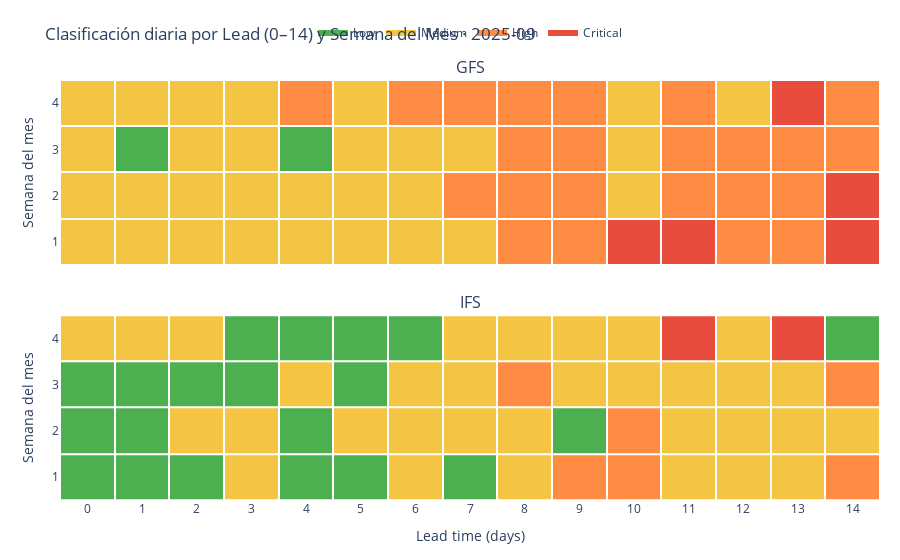

The notebook cell saved with this chart:
### Code cell
import numpy as np
import pandas as pd
import plotly.graph_objects as go
from plotly.subplots import make_subplots

# ---------------------------
# 1) Dataset sintético (mismo esquema)
# ---------------------------
np.random.seed(1)
today = pd.Timestamp.today().normalize()
start = today - pd.Timedelta(days=70)

dates = pd.date_range(start, today, freq="D")
models = ["gfs", "ifs"]
rows = []
for m in models:
    for d in dates:
        for L in range(0, 15):  # 0–14
            init = d - pd.Timedelta(days=L)
            obs = np.clip(np.random.normal(8, 2.5), 0, None)
            fc = obs + np.random.normal(0, (1.2 if m=="gfs" else 0.9) * (1 + 0.15*L))
            rows.append([d, init, L, obs, fc, m])

df = pd.DataFrame(rows, columns=["date","initDate","lead_days","obsWind","fcWind","model"])

# ---------------------------
# 2) Métrica y clasificación
# ---------------------------
df["abs_error"] = (df["fcWind"] - df["obsWind"]).abs()

# thresholds (ajústalos a tu criterio)
bins = [-np.inf, 1, 2, 3, np.inf]
labels = ["Low","Medium","High","Critical"]

# ---------------------------
# 3) Filtrar al mes más reciente y semanas 1–4 del mes
# ---------------------------
df["month"] = df["date"].dt.to_period("M")
last_month = df["month"].max()
df = df[df["month"] == last_month].copy()

# semana del mes (1..5); nos quedamos con 1..4
df["week_of_month"] = df["date"].apply(lambda d: (d.day-1)//7 + 1)
df = df[df["week_of_month"].between(1,4)]

# ---------------------------
# 4) Agregación diaria -> promedio por (model, week_of_month, lead_days)
# ---------------------------
daily = (
    df.groupby(["model","week_of_month","lead_days"], as_index=False)["abs_error"]
      .mean()
      .rename(columns={"abs_error":"mean_abs_error"})
)
daily["class"] = pd.cut(daily["mean_abs_error"], bins=bins, labels=labels, right=False)

# dominios
weeks = [1,2,3,4]
leads = list(range(0,15))

# ---------------------------
# 5) Construir matrices por clase (una traza por clase)
# ---------------------------
class_to_code = {"Low":0, "Medium":1, "High":2, "Critical":3}
code_colors = {
    "Low":     "#4CAF50",
    "Medium":  "#F4C542",
    "High":    "#FF8C42",
    "Critical":"#E74C3C"
}

def matrices_por_clase(model_name):
    """Devuelve un dict: clase -> matriz (4 x 15) con NaN fuera de la clase."""
    sub = daily[daily["model"]==model_name].copy()
    # grid completo
    idx = pd.MultiIndex.from_product([weeks, leads], names=["week_of_month","lead_days"])
    sub = sub.set_index(["week_of_month","lead_days"]).reindex(idx).reset_index()
    out = {}
    for cls in labels:
        mask = (sub["class"] == cls).astype(float)
        # donde no es la clase -> NaN
        mask[mask == 0.0] = np.nan
        out[cls] = mask.values.reshape(len(weeks), len(leads))
    return out

Z_gfs = matrices_por_clase("gfs")
Z_ifs = matrices_por_clase("ifs")

# ---------------------------
# 6) Figura: 2 filas (GFS, IFS) y leyenda compartida por clase
# ---------------------------
fig = make_subplots(
    rows=2, cols=1,
    subplot_titles=("GFS", "IFS"),
    shared_xaxes=True,
    vertical_spacing=0.12
)

def add_panel(Z_dict, row, showlegend=False):
    for cls in labels:
        fig.add_trace(
            go.Heatmap(
                z=Z_dict[cls],
                x=leads,
                y=weeks,
                colorscale=[[0, code_colors[cls]], [1, code_colors[cls]]],  # color sólido
                zmin=0, zmax=1,
                showscale=False,
                xgap=2, ygap=2,
                hovertemplate=(
                    "Lead: %{x} días<br>"
                    "Semana del mes: %{y}<br>"
                    f"Clase: {cls}<extra></extra>"
                ),
                name=cls,
                legendgroup=cls,         # MISMO grupo por clase
                showlegend=showlegend,   # solo en la primera fila mostramos leyenda
            ),
            row=row, col=1
        )

# primera fila muestra leyenda
add_panel(Z_gfs, row=1, showlegend=True)
# segunda fila oculta leyenda, pero comparte legendgroup (togglegroup afectará ambos)
add_panel(Z_ifs, row=2, showlegend=False)

fig.update_xaxes(title="Lead time (days)", row=2, col=1, dtick=1)
fig.update_yaxes(title="Semana del mes", row=1, col=1, dtick=1)
fig.update_yaxes(title="Semana del mes", row=2, col=1, dtick=1)

fig.update_layout(
    title=f"Clasificación diaria por Lead (0–14) y Semana del Mes · {str(last_month)}",
    margin=dict(t=80, r=20, b=60, l=60),
    plot_bgcolor="white",
    paper_bgcolor="white",
    legend=dict(
        orientation="h",
        yanchor="bottom", y=1.08,
        xanchor="center", x=0.5
    ),
    legend_groupclick="togglegroup"   # <-- click en una clase oculta/mostrar ambas filas
)

fig.show()

### Figure 1 — Plotly figure (JSON) as saved in the notebook; plotly's stock layout.template omitted (floating-point values rounded to 4 significant figures)
{"data": [{"colorscale": [[0, "#4CAF50"], [1, "#4CAF50"]], "hovertemplate": "Lead: %{x} días<br>Semana del mes: %{y}<br>Clase: Low<extra></extra>", "legendgroup": "Low", "name": "Low", "showlegend": true, "showscale": false, "type": "heatmap", "x": [0, 1, 2, 3, 4, 5, 6, 7, 8, 9, 10, 11, 12, 13, 14], "xaxis": "x", "xgap": 2, "y": [1, 2, 3, 4], "yaxis": "y", "ygap": 2, "z": [[NaN, NaN, NaN, NaN, NaN, NaN, NaN, NaN, NaN, NaN, NaN, NaN, NaN, NaN, NaN], [NaN, NaN, NaN, NaN, NaN, NaN, NaN, NaN, NaN, NaN, NaN, NaN, NaN, NaN, NaN], [NaN, 1.0, NaN, NaN, 1.0, NaN, NaN, NaN, NaN, NaN, NaN, NaN, NaN, NaN, NaN], [NaN, NaN, NaN, NaN, NaN, NaN, NaN, NaN, NaN, NaN, NaN, NaN, NaN, NaN, NaN]], "zmax": 1, "zmin": 0}, {"colorscale": [[0, "#F4C542"], [1, "#F4C542"]], "hovertemplate": "Lead: %{x} días<br>Semana del mes: %{y}<br>Clase: Medium<extra></extra>", "legendgroup": "Medium", "name": "Medium", "showlegend": true, "showscale": false, "type": "heatmap", "x": [0, 1, 2, 3, 4, 5, 6, 7, 8, 9, 10, 11, 12, 13, 14], "xaxis": "x", "xgap": 2, "y": [1, 2, 3, 4], "yaxis": "y", "ygap": 2, "z": [[1.0, 1.0, 1.0, 1.0, 1.0, 1.0, 1.0, 1.0, NaN, NaN, NaN, NaN, NaN, NaN, NaN], [1.0, 1.0, 1.0, 1.0, 1.0, 1.0, 1.0, NaN, NaN, NaN, 1.0, NaN, NaN, NaN, NaN], [1.0, NaN, 1.0, 1.0, NaN, 1.0, 1.0, 1.0, NaN, NaN, 1.0, NaN, NaN, NaN, NaN], [1.0, 1.0, 1.0, 1.0, NaN, 1.0, NaN, NaN, NaN, NaN, 1.0, NaN, 1.0, NaN, NaN]], "zmax": 1, "zmin": 0}, {"colorscale": [[0, "#FF8C42"], [1, "#FF8C42"]], "hovertemplate": "Lead: %{x} días<br>Semana del mes: %{y}<br>Clase: High<extra></extra>", "legendgroup": "High", "name": "High", "showlegend": true, "showscale": false, "type": "heatmap", "x": [0, 1, 2, 3, 4, 5, 6, 7, 8, 9, 10, 11, 12, 13, 14], "xaxis": "x", "xgap": 2, "y": [1, 2, 3, 4], "yaxis": "y", "ygap": 2, "z": [[NaN, NaN, NaN, NaN, NaN, NaN, NaN, NaN, 1.0, 1.0, NaN, NaN, 1.0, 1.0, NaN], [NaN, NaN, NaN, NaN, NaN, NaN, NaN, 1.0, 1.0, 1.0, NaN, 1.0, 1.0, 1.0, NaN], [NaN, NaN, NaN, NaN, NaN, NaN, NaN, NaN, 1.0, 1.0, NaN, 1.0, 1.0, 1.0, 1.0], [NaN, NaN, NaN, NaN, 1.0, NaN, 1.0, 1.0, 1.0, 1.0, NaN, 1.0, NaN, NaN, 1.0]], "zmax": 1, "zmin": 0}, {"colorscale": [[0, "#E74C3C"], [1, "#E74C3C"]], "hovertemplate": "Lead: %{x} días<br>Semana del mes: %{y}<br>Clase: Critical<extra></extra>", "legendgroup": "Critical", "name": "Critical", "showlegend": true, "showscale": false, "type": "heatmap", "x": [0, 1, 2, 3, 4, 5, 6, 7, 8, 9, 10, 11, 12, 13, 14], "xaxis": "x", "xgap": 2, "y": [1, 2, 3, 4], "yaxis": "y", "ygap": 2, "z": [[NaN, NaN, NaN, NaN, NaN, NaN, NaN, NaN, NaN, NaN, 1.0, 1.0, NaN, NaN, 1.0], [NaN, NaN, NaN, NaN, NaN, NaN, NaN, NaN, NaN, NaN, NaN, NaN, NaN, NaN, 1.0], [NaN, NaN, NaN, NaN, NaN, NaN, NaN, NaN, NaN, NaN, NaN, NaN, NaN, NaN, NaN], [NaN, NaN, NaN, NaN, NaN, NaN, NaN, NaN, NaN, NaN, NaN, NaN, NaN, 1.0, NaN]], "zmax": 1, "zmin": 0}, {"colorscale": [[0, "#4CAF50"], [1, "#4CAF50"]], "hovertemplate": "Lead: %{x} días<br>Semana del mes: %{y}<br>Clase: Low<extra></extra>", "legendgroup": "Low", "name": "Low", "showlegend": false, "showscale": false, "type": "heatmap", "x": [0, 1, 2, 3, 4, 5, 6, 7, 8, 9, 10, 11, 12, 13, 14], "xaxis": "x2", "xgap": 2, "y": [1, 2, 3, 4], "yaxis": "y2", "ygap": 2, "z": [[1.0, 1.0, 1.0, NaN, 1.0, 1.0, NaN, 1.0, NaN, NaN, NaN, NaN, NaN, NaN, NaN], [1.0, 1.0, NaN, NaN, 1.0, NaN, NaN, NaN, NaN, 1.0, NaN, NaN, NaN, NaN, NaN], [1.0, 1.0, 1.0, 1.0, NaN, 1.0, NaN, NaN, NaN, NaN, NaN, NaN, NaN, NaN, NaN], [NaN, NaN, NaN, 1.0, 1.0, 1.0, 1.0, NaN, NaN, NaN, NaN, NaN, NaN, NaN, 1.0]], "zmax": 1, "zmin": 0}, {"colorscale": [[0, "#F4C542"], [1, "#F4C542"]], "hovertemplate": "Lead: %{x} días<br>Semana del mes: %{y}<br>Clase: Medium<extra></extra>", "legendgroup": "Medium", "name": "Medium", "showlegend": false, "showscale": false, "type": "heatmap", "x": [0, 1, 2, 3, 4, 5, 6, 7, 8, 9, 10, 11, 12, 13, 14], "xaxis": "x2", "xgap": 2, "y": [1, 2, 3, 4], "yaxis": "y2", "ygap": 2, "z": [[NaN, NaN, NaN, 1.0, NaN, NaN, 1.0, NaN, 1.0, NaN, NaN, 1.0, 1.0, 1.0, NaN], [NaN, NaN, 1.0, 1.0, NaN, 1.0, 1.0, 1.0, 1.0, NaN, NaN, 1.0, 1.0, 1.0, 1.0], [NaN, NaN, NaN, NaN, 1.0, NaN, 1.0, 1.0, NaN, 1.0, 1.0, 1.0, 1.0, 1.0, NaN], [1.0, 1.0, 1.0, NaN, NaN, NaN, NaN, 1.0, 1.0, 1.0, 1.0, NaN, 1.0, NaN, NaN]], "zmax": 1, "zmin": 0}, {"colorscale": [[0, "#FF8C42"], [1, "#FF8C42"]], "hovertemplate": "Lead: %{x} días<br>Semana del mes: %{y}<br>Clase: High<extra></extra>", "legendgroup": "High", "name": "High", "showlegend": false, "showscale": false, "type": "heatmap", "x": [0, 1, 2, 3, 4, 5, 6, 7, 8, 9, 10, 11, 12, 13, 14], "xaxis": "x2", "xgap": 2, "y": [1, 2, 3, 4], "yaxis": "y2", "ygap": 2, "z": [[NaN, NaN, NaN, NaN, NaN, NaN, NaN, NaN, NaN, 1.0, 1.0, NaN, NaN, NaN, 1.0], [NaN, NaN, NaN, NaN, NaN, NaN, NaN, NaN, NaN, NaN, 1.0, NaN, NaN, NaN, NaN], [NaN, NaN, NaN, NaN, NaN, NaN, NaN, NaN, 1.0, NaN, NaN, NaN, NaN, NaN, 1.0], [NaN, NaN, NaN, NaN, NaN, NaN, NaN, NaN, NaN, NaN, NaN, NaN, NaN, NaN, NaN]], "zmax": 1, "zmin": 0}, {"colorscale": [[0, "#E74C3C"], [1, "#E74C3C"]], "hovertemplate": "Lead: %{x} días<br>Semana del mes: %{y}<br>Clase: Critical<extra></extra>", "legendgroup": "Critical", "name": "Critical", "showlegend": false, "showscale": false, "type": "heatmap", "x": [0, 1, 2, 3, 4, 5, 6, 7, 8, 9, 10, 11, 12, 13, 14], "xaxis": "x2", "xgap": 2, "y": [1, 2, 3, 4], "yaxis": "y2", "ygap": 2, "z": [[NaN, NaN, NaN, NaN, NaN, NaN, NaN, NaN, NaN, NaN, NaN, NaN, NaN, NaN, NaN], [NaN, NaN, NaN, NaN, NaN, NaN, NaN, NaN, NaN, NaN, NaN, NaN, NaN, NaN, NaN], [NaN, NaN, NaN, NaN, NaN, NaN, NaN, NaN, NaN, NaN, NaN, NaN, NaN, NaN, NaN], [NaN, NaN, NaN, NaN, NaN, NaN, NaN, NaN, NaN, NaN, NaN, 1.0, NaN, 1.0, NaN]], "zmax": 1, "zmin": 0}], "layout": {"annotations": [{"font": {"size": 16}, "showarrow": false, "text": "GFS", "x": 0.5, "xanchor": "center", "xref": "paper", "y": 1, "yanchor": "bottom", "yref": "paper"}, {"font": {"size": 16}, "showarrow": false, "text": "IFS", "x": 0.5, "xanchor": "center", "xref": "paper", "y": 0.44, "yanchor": "bottom", "yref": "paper"}], "legend": {"groupclick": "togglegroup", "orientation": "h", "x": 0.5, "xanchor": "center", "y": 1.08, "yanchor": "bottom"}, "margin": {"b": 60, "l": 60, "r": 20, "t": 80}, "paper_bgcolor": "white", "plot_bgcolor": "white", "title": {"text": "Clasificación diaria por Lead (0–14) y Semana del Mes · 2025-09"}, "xaxis": {"anchor": "y", "domain": [0, 1], "matches": "x2", "showticklabels": false}, "xaxis2": {"anchor": "y2", "domain": [0, 1], "dtick": 1, "title": {"text": "Lead time (days)"}}, "yaxis": {"anchor": "x", "domain": [0.56, 1], "dtick": 1, "title": {"text": "Semana del mes"}}, "yaxis2": {"anchor": "x2", "domain": [0, 0.44], "dtick": 1, "title": {"text": "Semana del mes"}}}}
